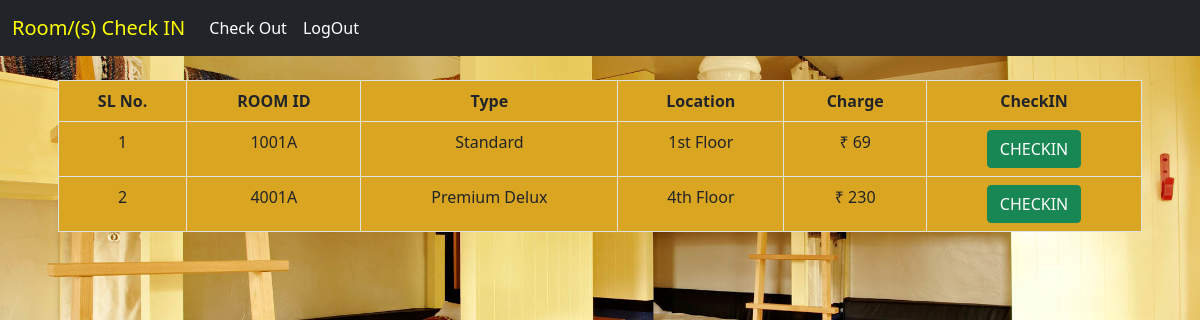
Screenshot of /student2.php (signed in) with the database file from the repository.
### tables this page shows
CREATE TABLE `rooms` (
  `ID` int(11) NOT NULL,
  `Room ID` varchar(255) NOT NULL,
  `Type` varchar(255) NOT NULL,
  `Location` varchar(255) NOT NULL,
  `Charge` int(11) NOT NULL,
  `Room Status` varchar(255) NOT NULL,
  `Date Time` datetime NOT NULL DEFAULT current_timestamp()
);

### student2.php (the view, shortened to what this page needs)
<!doctype html>
<html lang="en">
<head>
    <link href="_css/styles.css" rel="stylesheet">
    <link href="https://cdn.jsdelivr.net/npm/bootstrap@5.0.1/dist/css/bootstrap.min.css" rel="stylesheet">
</head>
<body class="studentbackground">
    <nav class="navbar navbar-expand-lg navbar-dark bg-dark">
        <div class="container-fluid">
            <span class="navbar-brand" style="color: yellow;">Room/(s) Check IN</span>
            <div class="collapse navbar-collapse" id="navbarSupportedContent">
                <ul class="navbar-nav me-auto mb-2 mb-lg-0">
                    <li class="nav-item">
                        <a class="nav-link active" aria-current="page" href="student.php">Check Out</a>
                    </li>
                    <li class="nav-item">
                        <a class="nav-link active" aria-current="page" href="logout.php">LogOut</a>
                    </li>
                </ul>
            </div>
        </div>
    </nav>
    <div class="container-md">
        <div class="card-body">
            <div class="table-responsive mt-2">
                <table class="table table-bordered " width="100%" cellspacing="0">
                    <thead class="head text-center">
                        <th>SL No.</th>
                        <th>ROOM ID</th>
                        <th>Type</th>
                        <th>Location</th>
                        <th>Charge</th>
                        <th>CheckIN</th>
                    </thead>
                    <tbody>
                        <?php
                        include '_includes/connect.php';
                        $smail = $_SESSION['smail'];
                        $sql = mysqli_query($conn, "SELECT * FROM rooms");
                        $i = 1;
                        while ($row = mysqli_fetch_array($sql)) {
                            $roomid = $row['Room ID'];
                            $sql_record = @mysqli_query($conn, "SELECT * FROM record WHERE RoomID = '$roomid'");
                            if (@mysqli_num_rows($sql_record) == 0) {
                                $search = mysqli_query($conn, "SELECT * FROM record WHERE SEmail = '$smail'");
                                if (@mysqli_num_rows($search) > 0) { ?>
                                    <tr class="even">
                                        <td class="text-center"><?php echo $i; ?></td>
                                        <td class="text-center"><?php echo $row['Room ID']; ?></td>
                                        <td class="text-center"><?php echo $row['Type']; ?></td>
                                        <td class="text-center"><?php echo $row['Location']; ?></td>
                                        <td class="text-center">&#8377; <?php echo $row['Charge']; ?></td>
                                        <td class="text-center"><a href="#" class="btn btn-success" onclick="alert('You have already booked a room. Check out at first');">CHECKIN</a></td>
                                    </tr>
                                <?php } else {
                                ?>
                                    <tr class="even">
                                        <td class="text-center"><?php echo $i; ?></td>
                                        <td class="text-center"><?php echo $row['Room ID']; ?></td>
                                        <td class="text-center"><?php echo $row['Type']; ?></td>
                                        <td class="text-center"><?php echo $row['Location']; ?></td>
                                        <td class="text-center">&#8377; <?php echo $row['Charge']; ?></td>
                                        <td class="text-center"><a href="checkin.php?ID=<?php echo $row['ID']; ?>" class="btn btn-success" onclick="return confirm('Do you want to CHECKIN?');">CHECKIN</a></td>
                                    </tr>
                        <?php }
                                $i++;
                            }
                        }
                        ?>
                    </tbody>
                </table>
            </div>
        </div>
    </div>
</body>
</html>

### _css/styles.css (style rules this page uses)
thead.head { background-color: #DAA520; }
tr.even { background-color: #DAA520; }
body.studentbackground { background: url(../_image/hostel2.jpg); height: 500px; background-position: center; background-size: cover; }

### rows the page displays
rooms: Room ID "1001A", Type "Standard", Location "1st Floor", Charge "69"
rooms: Room ID "4001A", Type "Premium Delux", Location "4th Floor", Charge "230"
